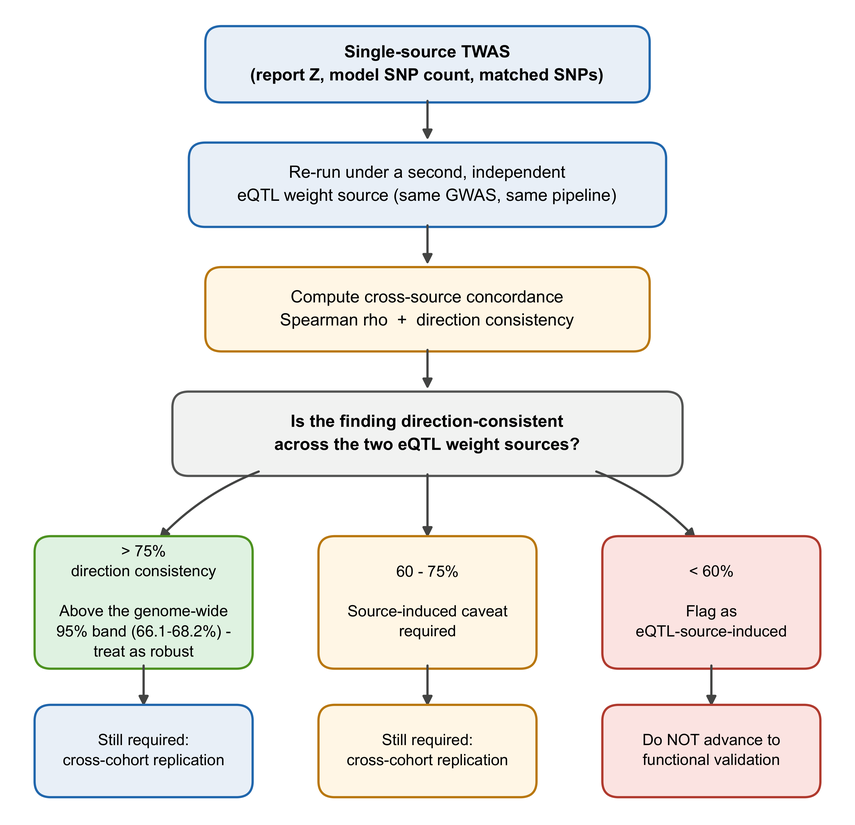
#> input picture code/figures/ge_si/published/FigS1_pre_patch.png, 855 x 825 px, shrunk from 3189 x 3077 before the run, found by its file name
$ python verify_figs1.py
#> lines starting #> are read from the running program, lines starting #| are printed output that depends on the picture
#!/usr/bin/env python3
# -*- coding: utf-8 -*-
"""
verify_figs1.py — reproduce every number the Fig. S1 finding rests on.

Reads the two rasters this repository already ships under
`code/figures/ge_si/published/` and one or more candidate re-runs, and reports:

  1. size of each raster;
  2. differing pixels against `FigS1_pre_patch.png` after cropping to the smaller
     size — and after a **translation search** over +/-3 px, so a mere offset
     cannot be mistaken for a real difference;
  3. the amplitude histogram of the differences (how many differ by 1-8 grey
     levels vs by more than 64) — this is what separates a re-rasterisation from a
     different drawing;
  4. the row/column spread, i.e. whether the difference is local or whole-canvas.

Usage
-----
    python verify_figs1.py                       # uses the two shipped re-runs
    python verify_figs1.py --candidates a.png b.png
    python verify_figs1.py --json out.json

Everything here is Pillow + numpy. Pixels, not bytes: `ge_si/published/README.md`
records that the document stores its media re-encoded, so bytes are not comparable.
"""
import argparse
import json
import os
import sys

import numpy as np
from PIL import Image

HERE = os.path.dirname(os.path.abspath(__file__))
sys.path.insert(0, HERE)


def rgb_on_white(path):
    im = Image.open(path)
    if im.mode in ("RGBA", "LA", "P"):
        im = im.convert("RGBA")
        bg = Image.new("RGB", im.size, "white")
        bg.paste(im, mask=im.split()[3])
        return bg
    return im.convert("RGB")


def compare(cand, ref):
    """Best (fewest-differing-pixels) translation of `cand` against `ref`."""
    c = np.asarray(cand).astype(int)
    r = np.asarray(ref).astype(int)
    H, W, _ = r.shape
    h, w, _ = c.shape
    rows = []
    for dy in range(-3, 4):
        for dx in range(-3, 4):
            y0, y1 = max(0, dy), min(H, dy + h)
            x0, x1 = max(0, dx), min(W, dx + w)
            if y0 >= y1 or x0 >= x1:
                continue
            a = r[y0:y1, x0:x1]
            b = c[y0 - dy:y1 - dy, x0 - dx:x1 - dx]
            n = int((np.abs(a - b).max(2) > 0).sum())
            rows.append((n, dy, dx, a.shape[0] * a.shape[1], a, b))
    rows.sort(key=lambda t: t[0])
    n, dy, dx, tot, a, b = rows[0]
    d = np.abs(a - b).max(2)
    return {
        "candidate_size": [w, h],
        "reference_size": [W, H],
        "best_offset": [dy, dx],
        "differing_pixels": n,
        "overlap_pixels": tot,
        "pct": round(100.0 * n / tot, 4),
        "max_channel_difference": int(d.max()),
        "amplitude_1_to_8": int(((d > 0) & (d <= 8)).sum()),
        "amplitude_gt_8": int((d > 8).sum()),
        "amplitude_gt_64": int((d > 64).sum()),
        "rows_with_a_difference": int((d.sum(axis=1) > 0).sum()),
        "cols_with_a_difference": int((d.sum(axis=0) > 0).sum()),
    }


def find_published(explicit=None):
    """`code/figures/ge_si/published`, found by walking up from this file.

    The directory is reached by a different number of `..` depending on where this
    audit note lives, so it is searched for rather than assumed.
    """
    if explicit:
        return os.path.abspath(explicit)
    d = HERE
    while True:
        cand = os.path.join(d, "code", "figures", "ge_si", "published")
        if os.path.isdir(cand):
            return cand
        parent = os.path.dirname(d)
        if parent == d:
            return None
        d = parent


def main():
    ap = argparse.ArgumentParser(description="reproduce the Fig. S1 pixel findings")
    ap.add_argument("--published-dir", default=None,
                    help="directory holding FigS1_pre_patch.png / FigS1_published.png "
                         "(default: found by walking up to code/figures/ge_si/published)")
    ap.add_argument("--candidates", nargs="*", default=None,
                    help="candidate re-runs (default: the two shipped here)")
    ap.add_argument("--json")
    a = ap.parse_args()

    pub = find_published(a.published_dir)
    if pub is None:
        print("could not locate code/figures/ge_si/published — pass --published-dir")
        return 2
    pre = rgb_on_white(os.path.join(pub, "FigS1_pre_patch.png"))
#> in rgb_on_white, im is the input picture: PIL image 855x825 RGB; mean R, G, B 240.1, 239, 236.8
    aft = rgb_on_white(os.path.join(pub, "FigS1_published.png"))
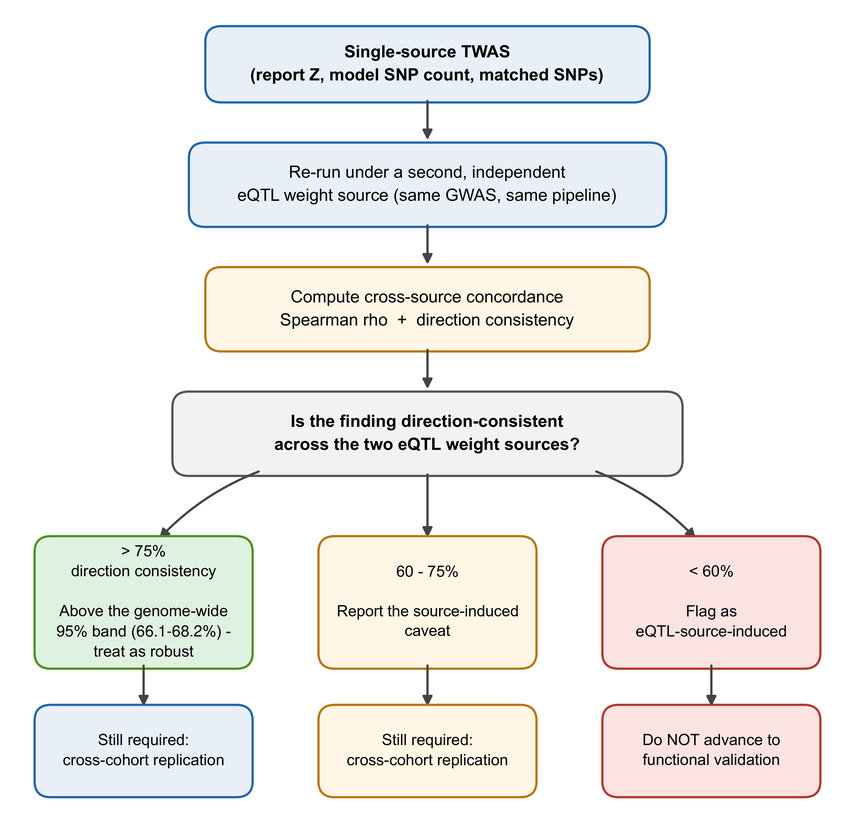
#> input picture code/figures/ge_si/published/FigS1_published.png, 855 x 825 px, shrunk from 3189 x 3077 before the run, found by its file name
#> in rgb_on_white, im is the input picture: PIL image 855x825 RGB; mean R, G, B 240.1, 239, 236.8
    print("published_dir  %s" % pub)
    print("pre_patch      %s" % (pre.size,))
#| pre_patch      (855, 825)
    print("published      %s" % (aft.size,))
#| published      (855, 825)

    cands = a.candidates or [os.path.join(HERE, "rerun_published_greentext.png"),
                             os.path.join(HERE, "rerun_legacy_greentext.png")]
    out = {"pre_patch_size": list(pre.size), "published_size": list(aft.size),
           "candidates": {}}
    for p in cands:
        if not os.path.exists(p):
            print("\n%s  -> absent, skipped" % p)
            continue
        c = rgb_on_white(p)
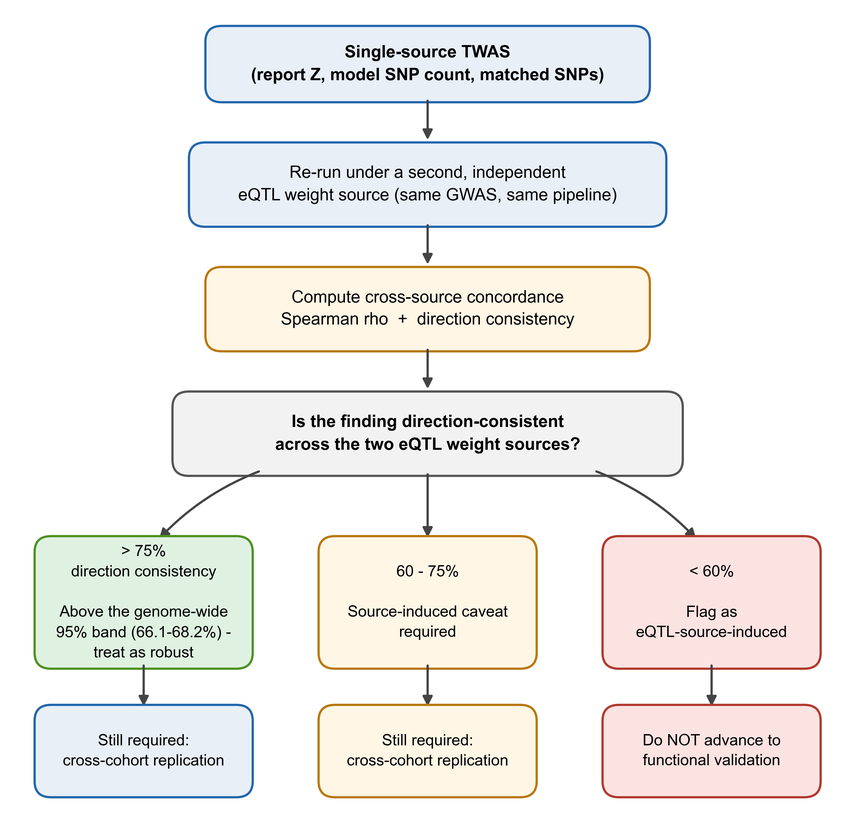
#> input picture docs/audit_notes/open_items_closure_20261004/figs1/rerun_published_greentext.png, 855 x 825 px, shrunk from 3188 x 3076 before the run
#> in rgb_on_white, im is the input picture: PIL image 855x825 RGBA; mean R, G, B, A 240.2, 239, 236.8, 255
#> in rgb_on_white (call 3), `bg = Image.new("RGB", im.size, "white")`: bg: PIL image 855x825 RGB; every value is 255
        r = compare(c, pre)
#> after the loop in compare, `for dy in range(-3, 4):`: rows = 49 items
#> in compare, `n, dy, dx, tot, a, b = rows[0]`: n = 133398; dy = 0; tot = 705375
#> in compare, `d = np.abs(a - b).max(2)`:
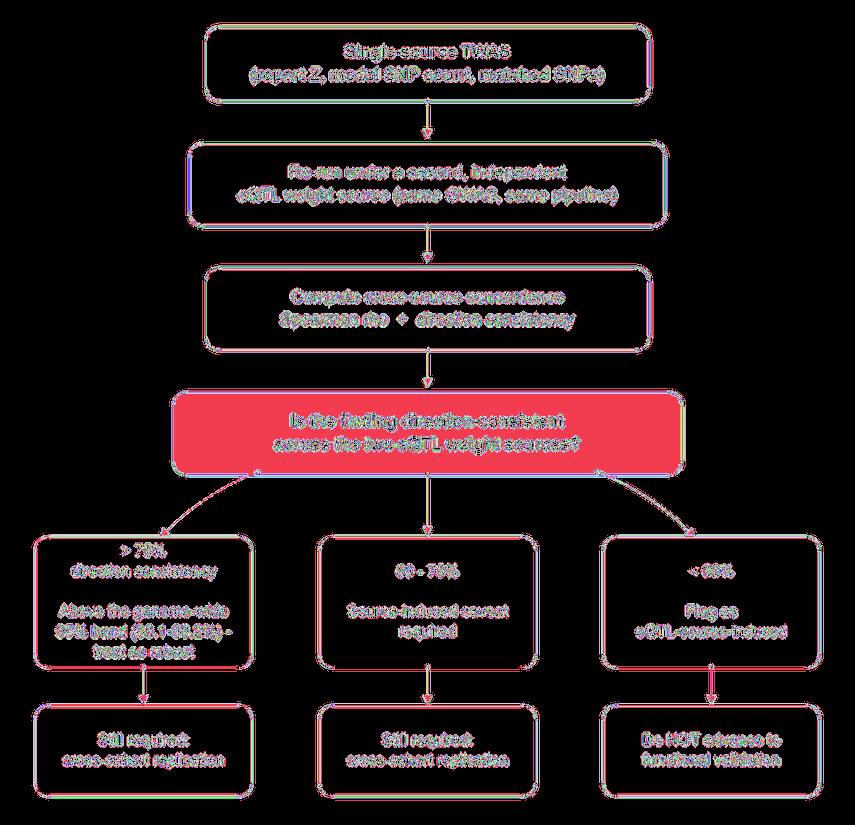
#> d: shape (825, 855) int64; 256 distinct labels, from 0 to 255; one colour per label, 0 black
#> r = 12 items
        out["candidates"][os.path.basename(p)] = r
        print("\n%s" % os.path.basename(p))
        print("  size                        %s   (published %s)" % (c.size, pre.size))
#|   size                        (855, 825)   (published (855, 825))
        print("  best offset                 dy=%+d dx=%+d" % tuple(r["best_offset"]))
#|   best offset                 dy=+0 dx=+0
        print("  differing pixels            %d / %d = %.4f%%"
              % (r["differing_pixels"], r["overlap_pixels"], r["pct"]))
#|   differing pixels            133398 / 705375 = 18.9116%
        print("  amplitude 1-8 / >8 / >64    %d / %d / %d"
              % (r["amplitude_1_to_8"], r["amplitude_gt_8"], r["amplitude_gt_64"]))
#|   amplitude 1-8 / >8 / >64    84349 / 49049 / 12239
        print("  rows / cols with a diff     %d / %d"
              % (r["rows_with_a_difference"], r["cols_with_a_difference"]))
#|   rows / cols with a diff     779 / 793
#> pass 2 of the loop in main, `for p in cands:`:
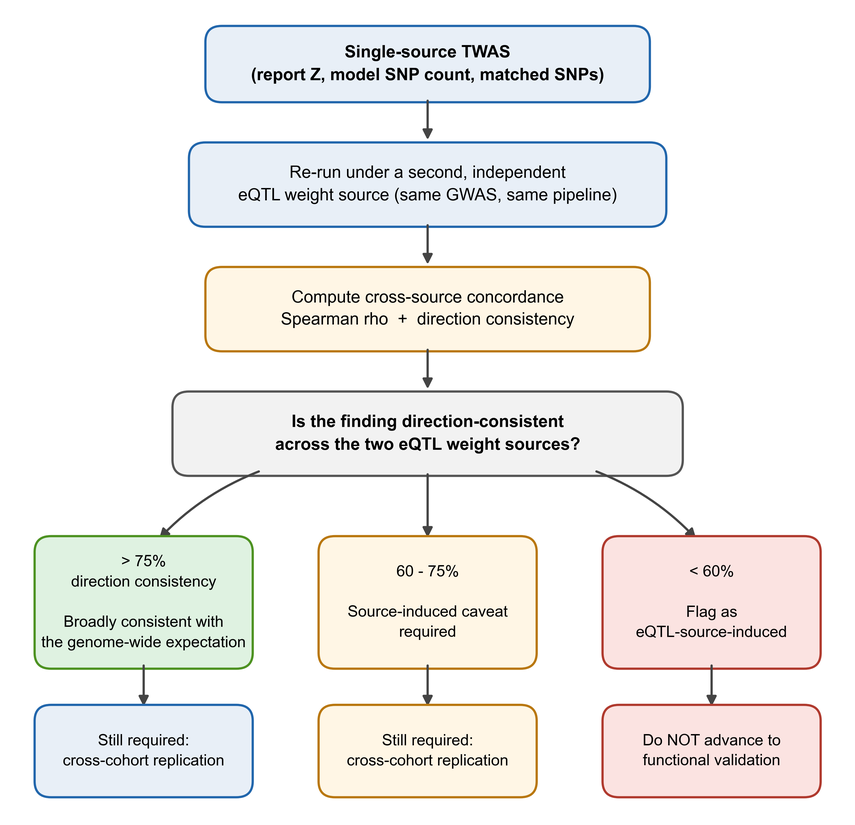
#> input picture docs/audit_notes/open_items_closure_20261004/figs1/rerun_legacy_greentext.png, 855 x 825 px, shrunk from 3188 x 3076 before the run
#> in rgb_on_white, im is the input picture: PIL image 855x825 RGBA; mean R, G, B, A 240.2, 239, 236.9, 255
#> n = 138073
#> in compare (call 2), `d = np.abs(a - b).max(2)`:
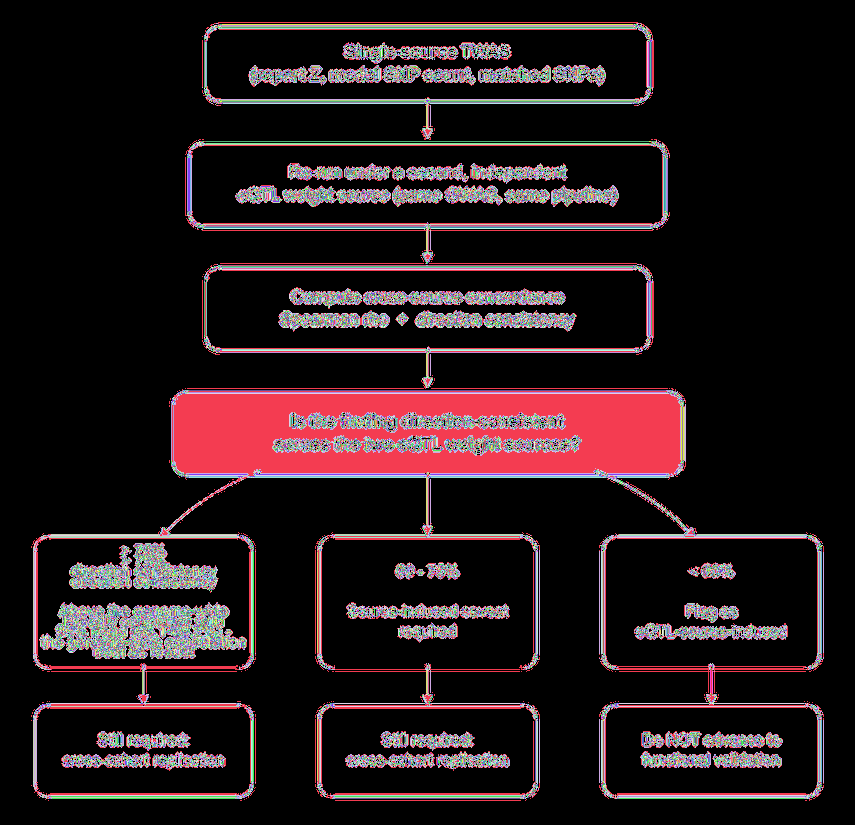
#> d: shape (825, 855) int64; 256 distinct labels, from 0 to 255; one colour per label, 0 black
#|   size                        (855, 825)   (published (855, 825))
#|   best offset                 dy=+0 dx=+0
#|   differing pixels            138073 / 705375 = 19.5744%
#|   amplitude 1-8 / >8 / >64    84150 / 53923 / 15864
#|   rows / cols with a diff     779 / 793

    # The published pair should differ by the recorded pixel edit. Note the two
    # numbers are not the same measurement: the archive's 17,589 is what its own
    # patch script changes (`verify_published.py` check 2, patch output vs
    # published); the count below is `pre_patch` vs `published` directly, so it
    # also carries anything else that happened between the two rasters.
    e = compare(aft, pre)
#> in compare (call 3), `n, dy, dx, tot, a, b = rows[0]`: n = 3283
#> in compare (call 3), `d = np.abs(a - b).max(2)`:
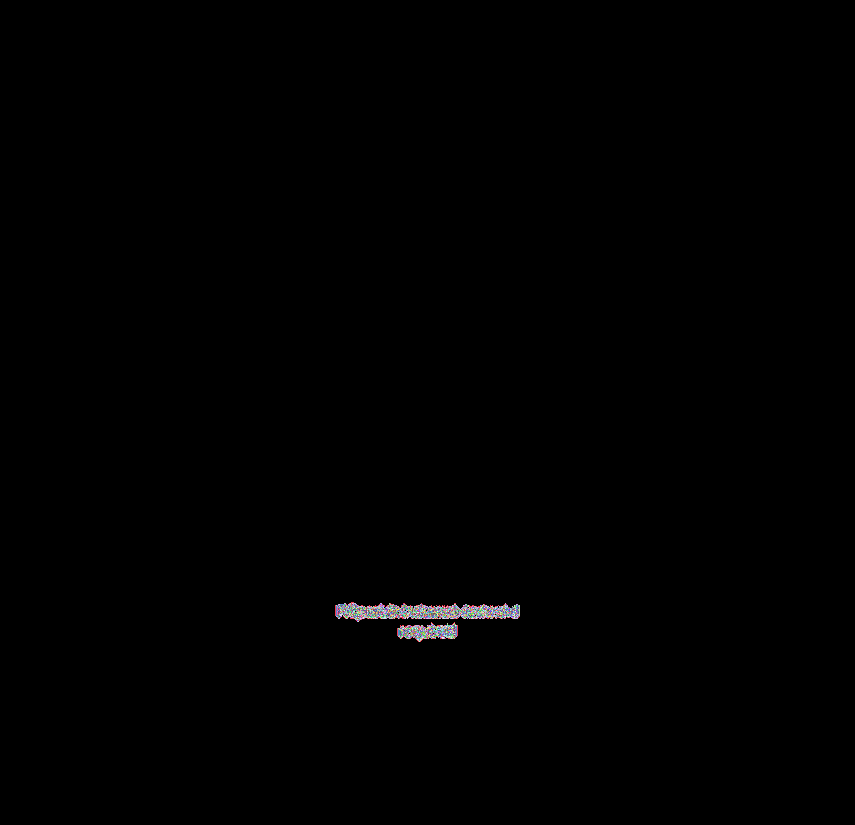
#> d: shape (825, 855) int64; 253 distinct labels, from 0 to 255; one colour per label, 0 black
#> e = 12 items
    out["published_vs_pre_patch"] = e
    print("\nFigS1_published vs FigS1_pre_patch, compared directly")
    print("  differing pixels            %d" % e["differing_pixels"])
#|   differing pixels            3283
    print("  for reference, the archive records 17,589 px for its own patch script;")
    print("  the two numbers measure different things (see the comment in this file).")

    if a.json:
        with open(a.json, "w", encoding="utf-8", newline="\n") as fh:
            json.dump(out, fh, indent=1, sort_keys=True)
            fh.write("\n")
        print("\nwrote %s" % a.json)
    return 0


if __name__ == "__main__":
    sys.exit(main())
#> (the program exits here)
